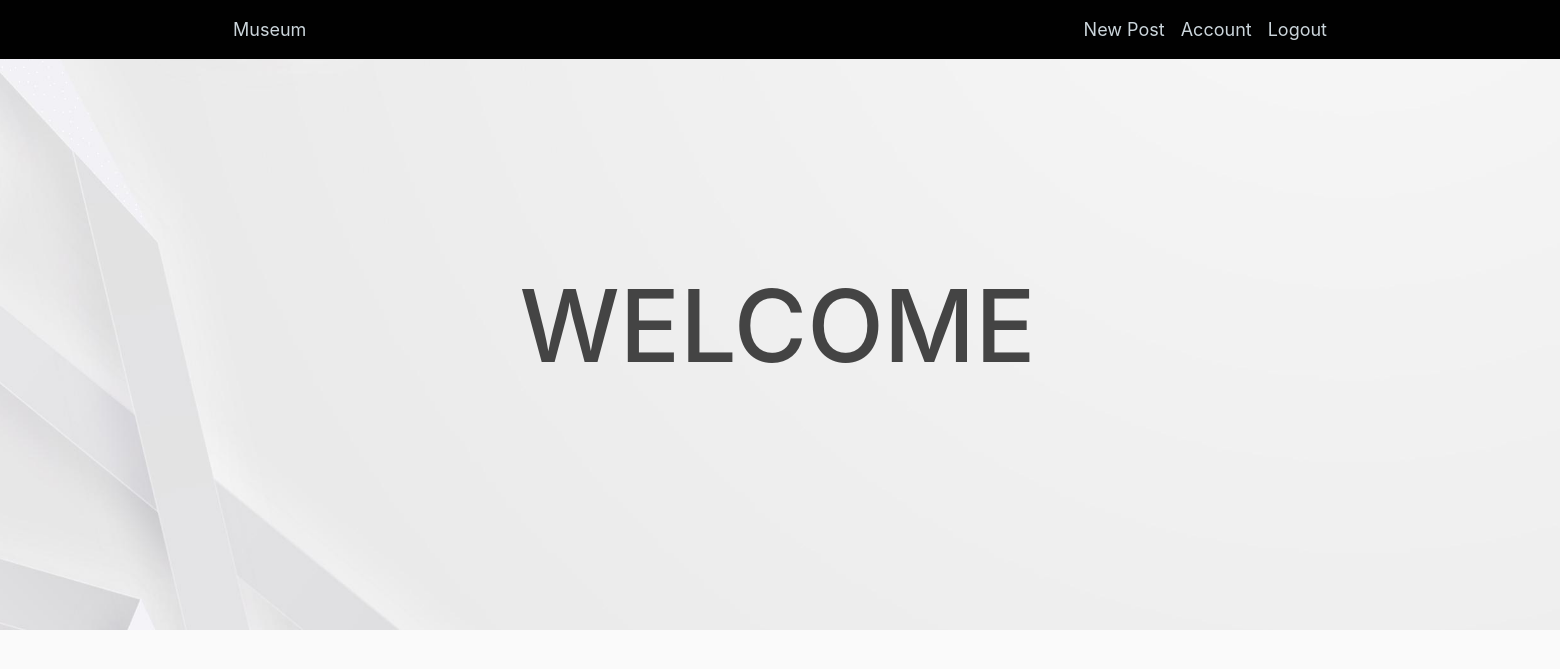
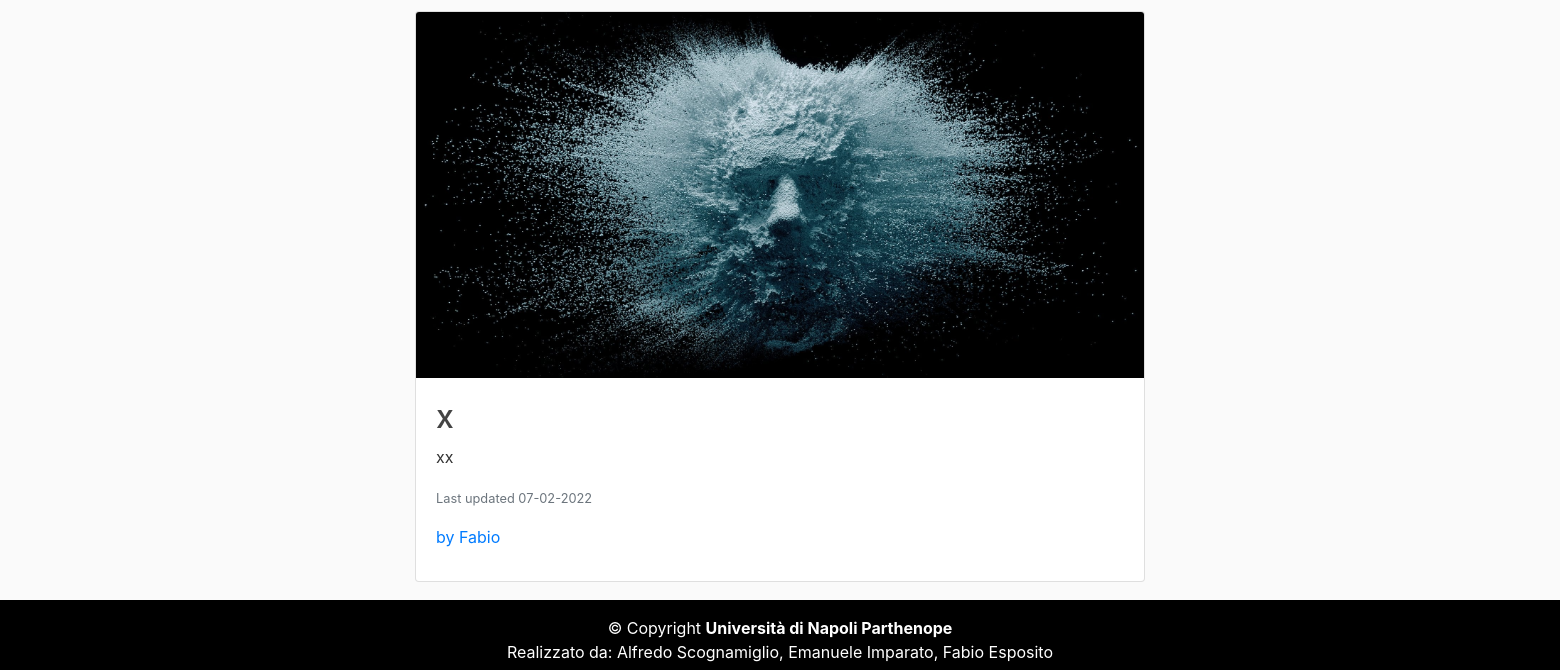
The page /home (signed in) on the database as committed earlier (2 pictures, top to bottom).
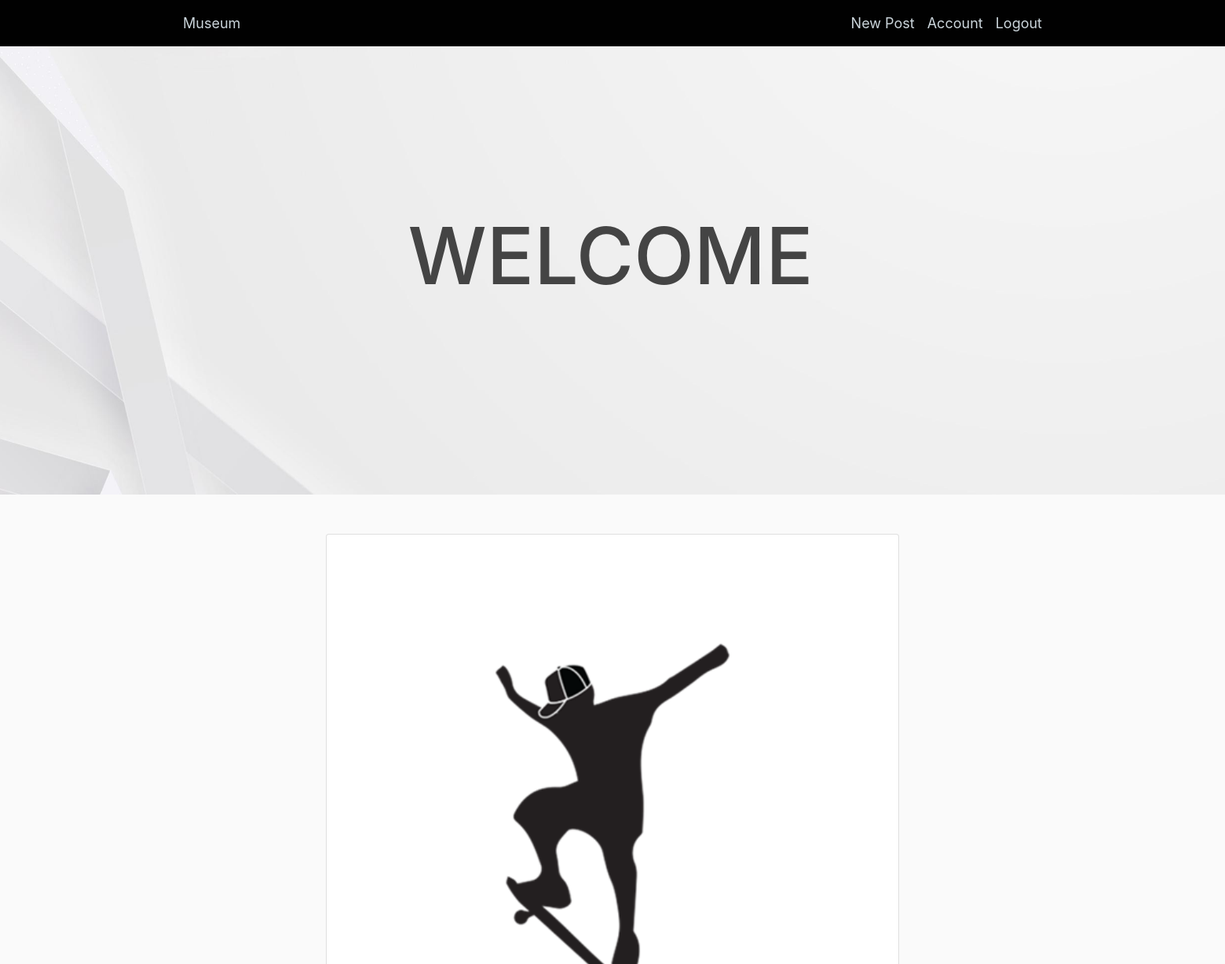
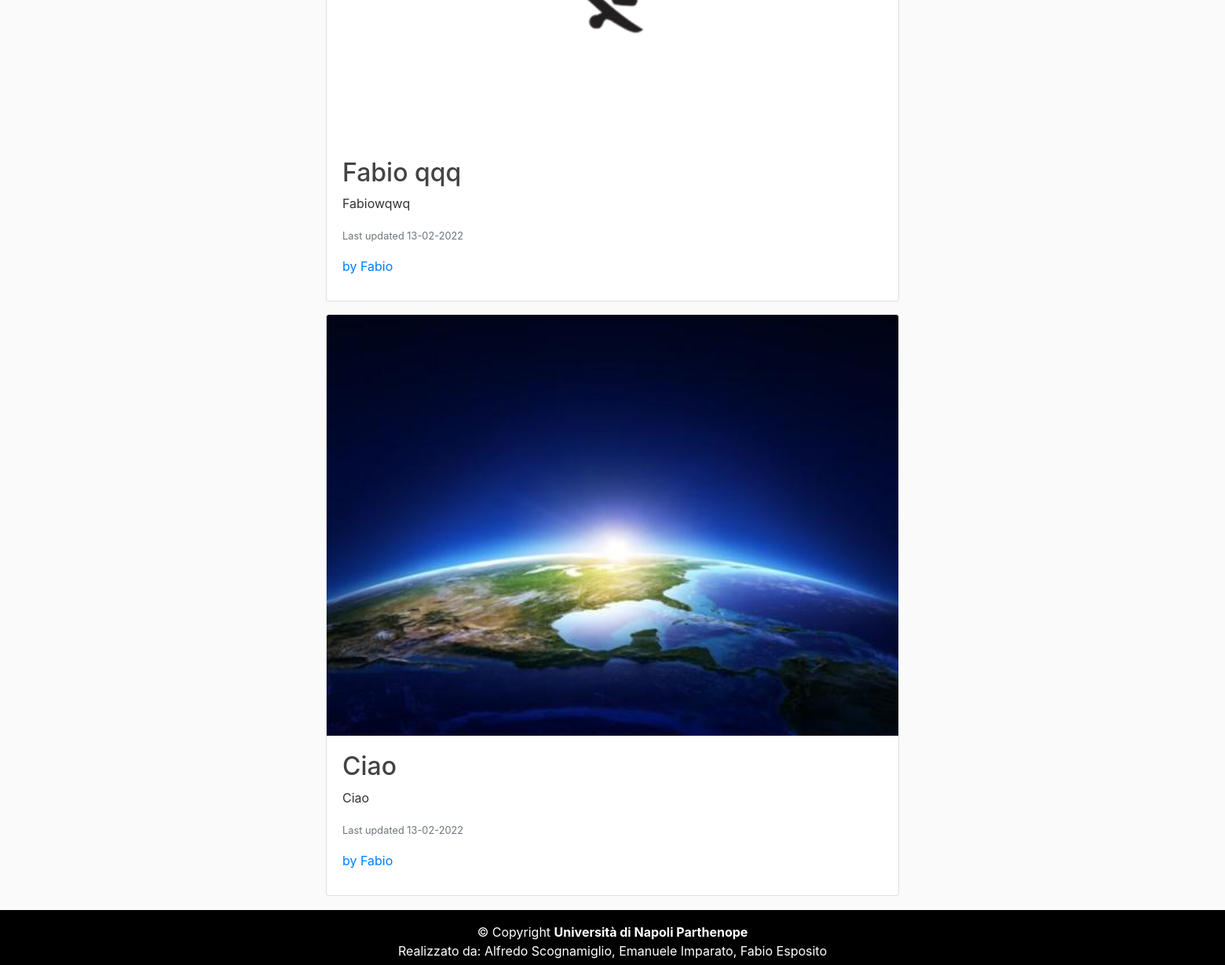
The same page on the database as committed later (2 pictures, top to bottom).
### MuseumProject/models.py (models this page shows)
class Post(db.Model):
    id = db.Column(db.Integer, primary_key=True)
    title = db.Column(db.String(100), nullable=False)
    descrizione = db.Column(db.Text, nullable=False)
    date_posted = db.Column(db.DateTime, nullable=False, default=datetime.utcnow)
    post_image = db.Column(db.String(20), nullable=False, default='defaultPNG.png')
    admin_id = db.Column(db.Integer, db.ForeignKey('administrator.id'), nullable=False)         #Chiave esterna che fa riferimento alla tab.Administrator

class Administrator(db.Model, UserMixin):
    id = db.Column(db.Integer,primary_key=True)
    first_name = db.Column(db.String(20), nullable=False)
    email = db.Column(db.String(45), unique=True, nullable=False)
    password = db.Column(db.String(45), nullable=False)
    image_file = db.Column(db.String(20), nullable=False, default='default.jpg')
    posts = db.relationship('Post', backref='poster', lazy=True)                                #Un Admin può inserire più post (Relazione 1:N)

### MuseumProject/routes.py (the view)
@app.route("/")
@app.route("/home")
def home():
    posts = Post.query.all()                                                        #Query per ottenere tutti i post del DB
    return render_template('home.html', posts=posts)

### MuseumProject/models.py (called while the page is built)
@login_manager.user_loader
def load_user(user_id):
    return Administrator.query.get(int(user_id))                                                #Ottiene l id dell utente e lo restituisce al LoginManager

### MuseumProject/templates/home.html
{% extends "layout.html" %}
{% block content %}
    <div class="hero-image">
        <div class="hero-text">
            <h1>WELCOME</h1>
        </div>
    </div>
    {% for post in posts %}
        <div class="card mb-3 ">
            <img src="{{ url_for('static', filename='images/' + post.post_image) }}" class="card-img-top">
            <div class="card-body">
                <h2><a class="article-title" href="{{ url_for('post', post_id=post.id) }}">{{ post.title }}</a></h2>
                <p class="card-text">{{ post.descrizione }}</p>
                <p class="card-text"><small class="text-muted">Last updated {{ post.date_posted.strftime('%d-%m-%Y') }}</small></p>
                <p class="card-title"><a class="mr-2" href="{{ url_for('admin_posts', first_name=post.poster.first_name) }}">by {{ post.poster.first_name }}</a></p>
            </div>
        </div>
    {% endfor %}
{% endblock content %}

### MuseumProject/templates/layout.html (shortened to what this page needs)
<!DOCTYPE html>
<html lang="it">
<head>
    <link rel="stylesheet" href="https://maxcdn.bootstrapcdn.com/bootstrap/4.0.0/css/bootstrap.min.css">
    <link rel="stylesheet" type="text/css" href="{{ url_for('static', filename='main.css') }}">
    <link rel="stylesheet" type="text/css" href="{{ url_for('static', filename='navbar.css') }}">
</head>
<body>
    <header class="site-header">
      <nav class="navbar-mia navbar-expand-md navbar-dark bg-steel fixed-top">
        <div class="container">
          <div class="collapse navbar-collapse" id="navbarToggle">
            <div class="navbar-nav mr-auto">
              <a class="nav-item nav-link" href="{{ url_for('home') }}">Museum</a>
            </div>
            <div class="navbar-nav">
                {% if current_user.is_authenticated %}
                    <a class="nav-item nav-link" href="{{ url_for('new_post') }}">New Post</a>
                    <a class="nav-item nav-link" href="{{ url_for('account') }}">Account</a>
                    <a class="nav-item nav-link" href="{{ url_for('logout') }}">Logout</a>
                {% else %}
                    <a class="nav-item nav-link" href="{{ url_for('login') }}">Login</a>
                {% endif %}
            </div>
          </div>
        </div>
      </nav>
    </header>
    <main role="main" class="container">
      <div class="row justify-content-center">
        <div class="col-md-8">
          {% block content %}{% endblock %}
        <br><br><br>
        </div>
      </div>
    </main>
        <footer class="w3-center w3-black w3-padding-16">
            <div class="copyright">
                 &copy; Copyright <strong><span>Università di Napoli Parthenope</span></strong>
            </div>
            <div>
                 Realizzato da: Alfredo Scognamiglio, Emanuele Imparato, Fabio Esposito
            </div>
        </footer>
</body>
</html>

### MuseumProject/static/main.css (style rules this page uses)
body { background: #fafafa; color: #333333; margin-top: 5rem; }
h1, h2, h3, h4, h5, h6 { color: #444444; }
.bg-steel { background-color: #5f788a; }
.site-header .navbar-nav .nav-link { color: #cbd5db; }
.article-title { color: #444444; }
.w3-black { color: white; background-color: black; }
.w3-center { text-align: center!important; position: fixed; height: 70px; background-color: black; bottom: 0px; left: 0px; right: 0px; margin-bottom: 0px; padding-top: 16px!important; padding-bottom: 16px!important; }
.w3-black, .w3-hover-black:hover { color: #fff!important; background-color: black!important; }
.w3-padding-16 { padding-top: 16px!important; padding-bottom: 16px!important; }

### MuseumProject/static/navbar.css (style rules this page uses)
.navbar-mia { width: 100%; overflow: hidden; background-color: #010101; }
.navbar-mia a { float: left; font-size: 18px; color: white; text-align: center; padding: 16px 17px; text-decoration: none; }
.hero-image { background-image: linear-gradient(rgba(0, 0, 0, 0), rgba(0, 0, 0, 0)), url("../static/images/header.jpg"); height: 600px; left: -590px; top: -50px; width: 1905px; background-position: center; background-repeat: no-repeat; background-size: cover; position: relative; }
.hero-text { text-align: center; position: absolute; top: 50%; left: 50%; transform: translate(-50%, -50%); color: white; }
.hero-text h1 { font-size:100px; }

Rows that differ between the two databases and show on the page:
removed Post: post_image (placeholder picture), title "x", descrizione "xx", date_posted "07-02-2022", poster.first_name "Fabio"
added Post: post_image (picture), title "Fabio qqq", descrizione "Fabiowqwq", date_posted "13-02-2022", poster.first_name "Fabio"
added Post: post_image (picture), title "Ciao", descrizione "Ciao", date_posted "13-02-2022", poster.first_name "Fabio"
